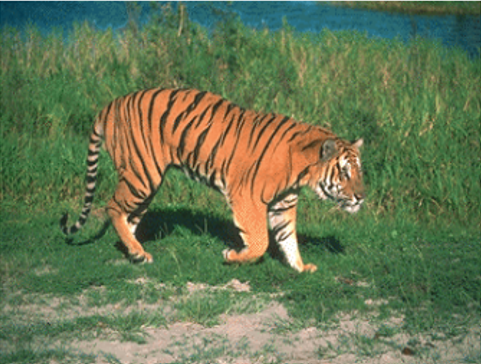
#> input picture experiment5/origin.png, 481 x 364 px, found by its file name
$ python '超像素分割.py'
#> lines starting #> are read from the running program, lines starting #| are printed output that depends on the picture; after the words box and inside, x2 and y2 are one past the last pixel; in counts of white or black regions, pixels touching at a corner belong together
import cv2
import numpy as np
import matplotlib.pyplot as plt
from skimage.segmentation import slic
from skimage.color import label2rgb

# Load the image
image_path = 'F:/DIP/experiment5/origin.png'
image = cv2.imread(image_path)
#> image is the input picture: shape (364, 481, 3); mean B, G, R 84.1, 119, 103.6

# Apply Adaptive Histogram Equalization (CLAHE) for better contrast
clahe = cv2.createCLAHE(clipLimit=2.0, tileGridSize=(8, 8))
lab = cv2.cvtColor(image, cv2.COLOR_BGR2LAB)
#> lab: shape (364, 481, 3); mean of channels 0, 1, 2 122.9, 116.4, 145.9
lab[:, :, 0] = clahe.apply(lab[:, :, 0])
#> lab: shape (364, 481, 3); mean of channels 0, 1, 2 126.8, 116.4, 145.9
enhanced_image = cv2.cvtColor(lab, cv2.COLOR_LAB2BGR)
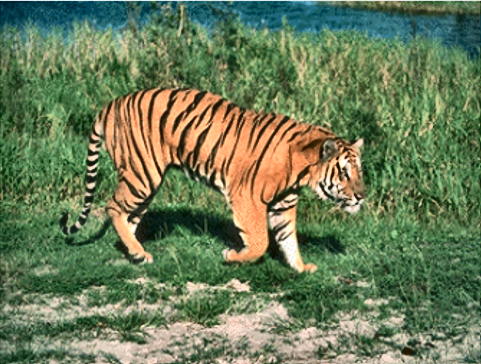
#> enhanced_image: shape (364, 481, 3); mean B, G, R 88.7, 123.9, 107.5

# Apply SLIC superpixel segmentation to preserve spatial consistency
segments = slic(enhanced_image, n_segments=200, compactness=10, start_label=1)
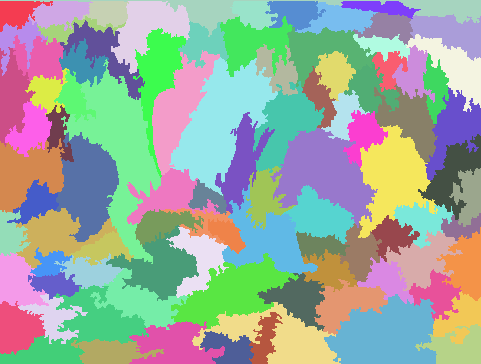
#> segments: shape (364, 481) int64; 93 distinct labels, from 1 to 93; one colour per label, 0 black
superpixel_image = label2rgb(segments, enhanced_image, kind='avg')
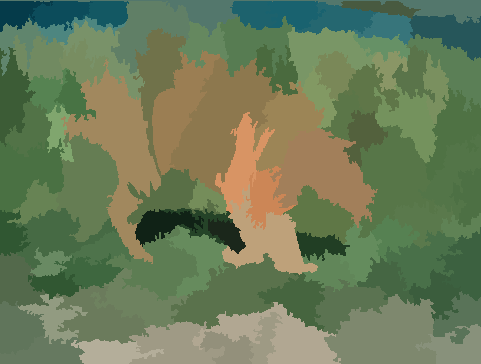
#> superpixel_image: shape (364, 481, 3); mean B, G, R 88.1, 123.4, 107

# Reshape the image to be a list of pixels (data for K-Means)
Z = superpixel_image.reshape((-1, 3))
Z = np.float32(Z)

# Define criteria, number of clusters(K) and apply KMeans
criteria = (cv2.TERM_CRITERIA_EPS + cv2.TERM_CRITERIA_MAX_ITER, 100, 0.2)
K = 3
_, labels, centers = cv2.kmeans(Z, K, None, criteria, 10, cv2.KMEANS_RANDOM_CENTERS)
#> centers = [[68.2, 88.9, 49.09], [83.84, 122.7, 93.17], [104, 141.1, 155]]

# Convert back into uint8, and make the segmented image
centers = np.uint8(centers)
#> centers = [[68, 88, 49], [83, 122, 93], [104, 141, 154]]
segmented_image = centers[labels.flatten()]
segmented_image = segmented_image.reshape((image.shape))

# Plot histogram (frequency spectrum) of the clustered labels
plt.figure(figsize=(10, 5))
plt.hist(labels, bins=K, color='blue', alpha=0.7, rwidth=0.85)
plt.title('Frequency Spectrum of Clusters')
plt.xlabel('Cluster Index')
plt.ylabel('Frequency')
plt.show()
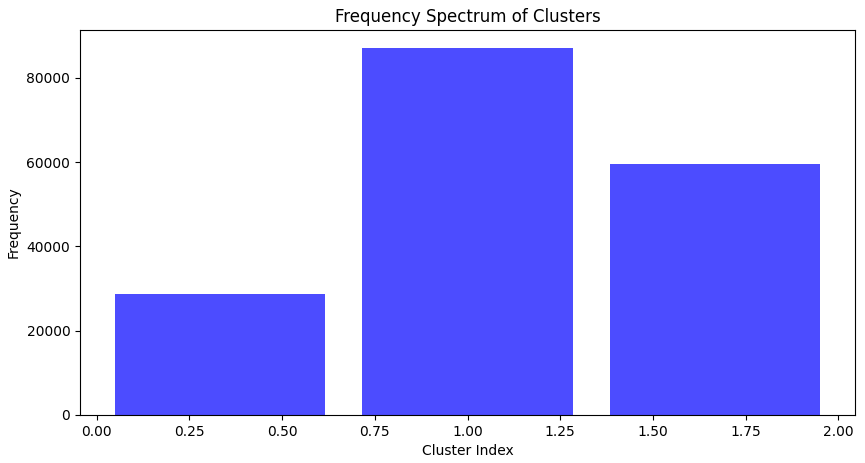
#> figure drawn by matplotlib, 1 panel; tallest bar 86960 high, from x = 0.717 to 1.28

# Manually merge two specified clusters (e.g., clusters 0 and 1)
merged_labels = labels.copy()
merged_labels[merged_labels == 2] = 0  # Merge cluster 1 into cluster 0

# Convert merged labels back into image format
merged_centers = centers
#> merged_centers = [[68, 88, 49], [83, 122, 93], [104, 141, 154]]
merged_image = merged_centers[merged_labels.flatten()]
merged_image = merged_image.reshape((image.shape))
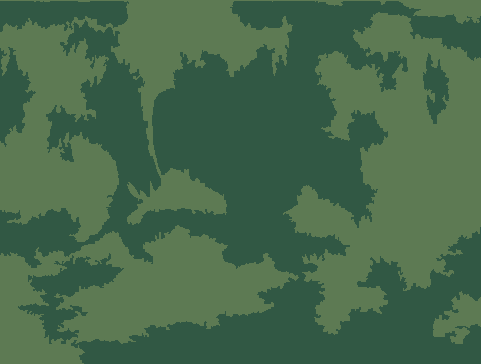
#> merged_image: shape (364, 481, 3); mean B, G, R 75.5, 104.9, 70.9

# Convert the merged image to grayscale
gray_merged = cv2.cvtColor(merged_image, cv2.COLOR_BGR2GRAY)
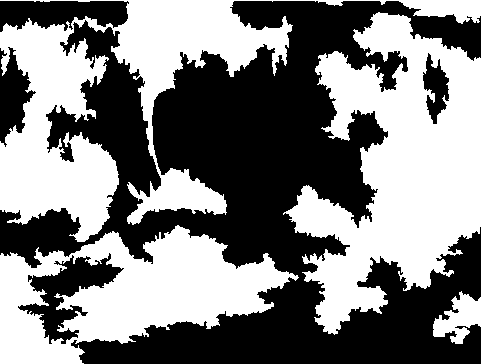
#> gray_merged: shape (364, 481); values 74 (black) and 109 (white), 49.7% white; 4 white regions, box (x1, y1, x2, y2) and area: (283, 12, 481, 335) 33414, (0, 0, 481, 242) 31072, (0, 225, 299, 364) 21087, (433, 291, 481, 344) 1387

# Apply thresholding to create a mask for the foreground
_, merged_mask = cv2.threshold(gray_merged, 0, 255, cv2.THRESH_BINARY + cv2.THRESH_OTSU)

# Use the mask to extract the tiger from the original image
merged_foreground = cv2.bitwise_and(image, image, mask=merged_mask)
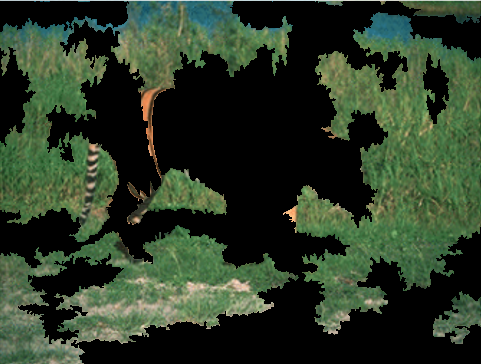
#> merged_foreground: shape (364, 481, 3); mean B, G, R 39, 58.1, 43.5

# Display the original image, superpixel image, segmented image, merged image, and the extracted foreground using OpenCV
cv2.imshow('Original Image', image)
cv2.imshow('Enhanced Image (CLAHE)', enhanced_image)
cv2.imshow('Superpixel Image (SLIC)', superpixel_image.astype(np.uint8))
cv2.imshow('Segmented Image (K-Means)', segmented_image)
cv2.imshow('Merged Image', merged_image)
cv2.imshow('Extracted Foreground (Merged)', merged_foreground)

cv2.waitKey(0)
cv2.destroyAllWindows()
